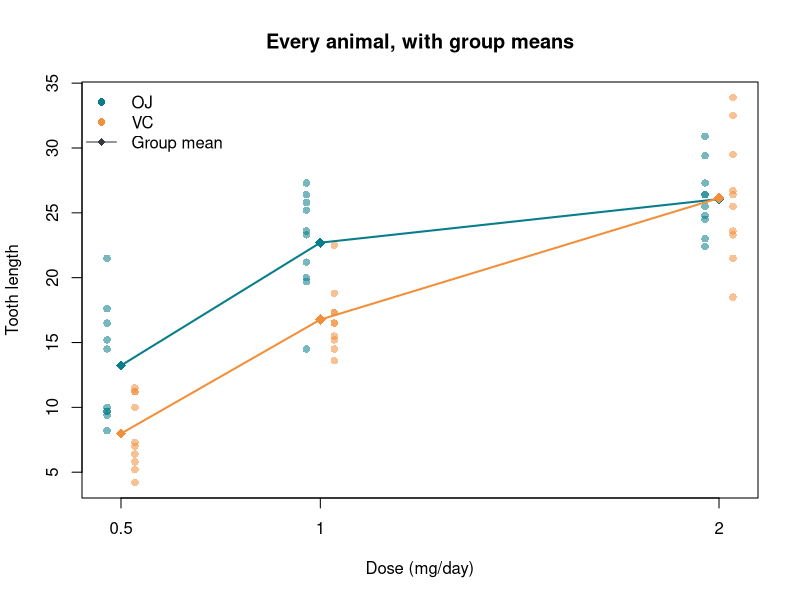

Write the R code that produced this figure.
## ---- chunk 1
knitr::opts_chunk$set(echo = FALSE, message = FALSE, warning = FALSE)
data("ToothGrowth", package = "datasets")
tg <- ToothGrowth
tg$supp <- factor(tg$supp, levels = c("OJ", "VC"))
means <- aggregate(len ~ dose + supp, tg, mean)
## ---- chunk 2
cols <- c(OJ = "#087e8b", VC = "#f28f3b")
plot(tg$dose + ifelse(tg$supp == "OJ", -0.035, 0.035), tg$len,
     col = adjustcolor(cols[as.character(tg$supp)], alpha.f = 0.55),
     pch = 16, xaxt = "n", xlab = "Dose (mg/day)", ylab = "Tooth length",
     main = "Every animal, with group means")
axis(1, at = c(0.5, 1, 2), labels = c("0.5", "1", "2"))
for (s in levels(tg$supp)) {
  m <- means[means$supp == s, ]
  lines(m$dose, m$len, col = cols[s], lwd = 2)
  points(m$dose, m$len, col = cols[s], pch = 18, cex = 1.4)
}
legend("topleft", legend = c("OJ", "VC", "Group mean"),
       col = c(cols, "#343a40"), pch = c(16,16,18), lty = c(NA,NA,1), bty = "n")
## ---- chunk 3
example <- subset(tg, dose == 0.5)
oj <- subset(example, supp == "OJ")$len
vc <- subset(example, supp == "VC")$len
test <- t.test(oj, vc)
cat(sprintf("0.5 mg/day: OJ mean %.2f; VC mean %.2f\n", mean(oj), mean(vc)))
cat(sprintf("OJ - VC 95%% CI: %.2f to %.2f; p = %.4f", test$conf.int[1], test$conf.int[2], test$p.value))
